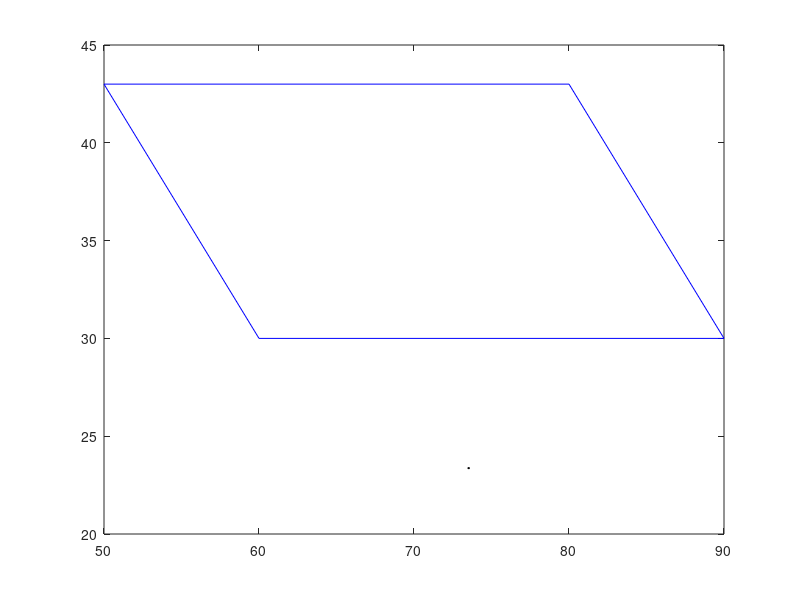

Recreate this plot in MATLAB. (Note: this script raises an error after producing the figure.)
clear;
clc;
close all;
%global parameters
max_iter        = 50; 
epsilon         = 0.05;
x_axis          = [0, 10, 47];
y_axis          = [0, 50, 50];
% x_axis          = [0, 0, 0.4, 1];
% y_axis          = [0, 0.6, 1, 1];
% x_axis          = [0, 0, 1];
% y_axis          = [0, 1, 1];
% obj             = [20, 40; 40, 60; 45, 65; 50, 70; 75, 70; 100, 70; 105, 65; 110, 60; 125, 40];
%obj             = [20, 40; 30, 40; 40, 38; 50, 38; 55, 32; 45, 35; 50, 35; 55, 35; 60, 35; 65, 35; 70, 35; 75, 35; 80, 35; 85, 35; 90, 35; 100, 25];
%obj = [20,40; 21.977872705736594,39.703319094139509; 23.955745411473188,39.406638188279018; 25.933618117209786,39.109957282418534; 27.91149082294638,38.813276376558044; 29.889363528682974,38.516595470697553; 31.867236234419572,38.219914564837062; 33.845108940156166,37.923233658976578; 35.82298164589276,37.626552753116087; 37.800854351629354,37.329871847255596; 39.778727057365948,37.0331909413951053; 40.0,37.0; 41.999044427529888,36.93818271470132; 43.998088855059777,36.876365429402647; 45.997133282589665,36.814548144103966; 47.996177710119554,36.752730858805286; 49.995222137649449,36.690913573506613; 50.0,36.69076582567471; 51.999253248480663,36.636117418200094; 53.998506496961326,36.581469010725485; 55.997759745441996,36.526820603250869; 57.99701299392266,36.47217219577626; 59.996266242403323,36.417523788301644; 60.0,36.417421728241614; 61.997816289243815,36.323986860916463; 63.99563257848763,36.230551993591313; 65.993448867731445,36.137117126266162; 67.99126515697526,36.0436822589410113; 69.989081446219075,35.950247391615861; 71.98689773546289,35.85681252429071; 73.984714024706719,35.763377656965559; 75.0,35.715894256760365; 76.999221931186923,35.660111913127032; 78.998443862373847,35.6043295694937; 80.99766579356077,35.548547225860368; 82.996887724747694,35.492764882227029; 84.996109655934617,35.436982538593696; 86.995331587121541,35.381200194960364; 88.994553518308464,35.325417851327032; 90.0,35.297363856784592; 91.99911633336356,35.237917362531221; 93.998232666727134,35.178470868277842; 95.997349000090693,35.11902437402447; 97.996465333454253,35.0595778797710977; 99.995581666817827,35.000131385517718741; 100.0,35.58275179021439E-10; 100.0,35.0];
obj = [25,40; 26.874850548591482,39.303626953101848; 28.749701097182964,38.607253906203695; 30.624551645774449,37.910880859305543; 32.499402194365928,37.21450781240739; 34.37425274295741,36.518134765509238; 36.249103291548899,35.821761718611086; 38.123953840140381,35.125388671712933; 39.998804388731863,34.429015624814781; 41.873654937323344,33.732642577916629; 43.748505485914826,33.0362695310184762; 45.623356034506315,32.339896484120324; 47.498206583097797,31.643523437222171; 49.373057131689279,30.947150390324019; 50.0,30.714285901064009; 51.874850511110374,30.0179127532551782; 53.749701022220741,29.321539605446347; 55.0,28.857142775033104; 56.874850554068928,28.160769742881918; 58.749701108137856,27.464396710730735; 60.0,27.0; 61.932469879202507,26.484674698879392; 63.864939758405015,25.969349397758787; 65.797409637607529,25.454024096638179; 67.72987951681003,24.938698795517574; 69.662349396012544,24.423373494396966; 71.594819275215045,23.908048193276361; 73.527289154417559,23.392722892155753; ];

media_gausiana  = 0.03; %media gausiana
samples         = 25; % numero de particulas

%obstacle definition ---------------------------------------------
% S: 
% S = [O1 O2 ... Ok]
% Ok.ptos: lista de puntos 
% p.x = 1.05; p.y = 0.6; O1.ptos(1) = p;
% p.x = 1.3; p.y = 0.6; O1.ptos(2) = p;
% p.x = 1.3; p.y = 0.9; O1.ptos(3) = p;
% p.x = 1.05; p.y = 0.9; O1.ptos(4) = p;

% p.x = 0.4; p.y = 0.6; O1.ptos(1) = p;
% p.x = 0.7; p.y = 0.6; O1.ptos(2) = p;
% p.x = 0.7; p.y = 0.9; O1.ptos(3) = p;
% p.x = 0.4; p.y = 0.9; O1.ptos(4) = p;
% 
% S = [O1 O1];

% obst_ranks = [4, 7];
% x_obst = [40, 110, 100, 50, 75, 90, 60];
% y_obst = [40, 40, 60, 60, 20, 30, 30];
obst_ranks = [4];
x_obst = [60, 90, 80, 50];
y_obst = [30, 30, 43, 43];
%-----------------------------------------------------------------
objts = max(size(obj));
plot([x_obst(1,1:4), x_obst(1)], [y_obst(1,1:4), y_obst(1)], 'b');
hold on;
rectangle('Position',[obj(objts, 1)-0.05,obj(objts,2)-0.05,0.1,0.05],'FaceColor','k');
hold on;
%plot([x_obst(1,5:7), x_obst(5)], [y_obst(1,5:7), y_obst(5)], 'b');
for i=1:size(obj)
[particle, chainResult_points, it, distance] = PrtFltr_MkwskSum(max_iter, epsilon, obst_ranks, x_obst, y_obst, x_axis, y_axis, obj(i,:), samples, media_gausiana);

hold on;
     ox = x_obst(1); oy = y_obst(1);
     w = x_obst(3) - x_obst(4);
     h = y_obst(4) - y_obst(1);
     %rectangle('Position',[ox,oy,w,h],'FaceColor','b');
hold on;
chain = positions2chain(chainResult_points(:, 1), chainResult_points(:, 2));
x_axis = chainResult_points(:, 1);
y_axis = chainResult_points(:, 2);
plotParticles(particle, 'r');
hold on;
distance
it
end